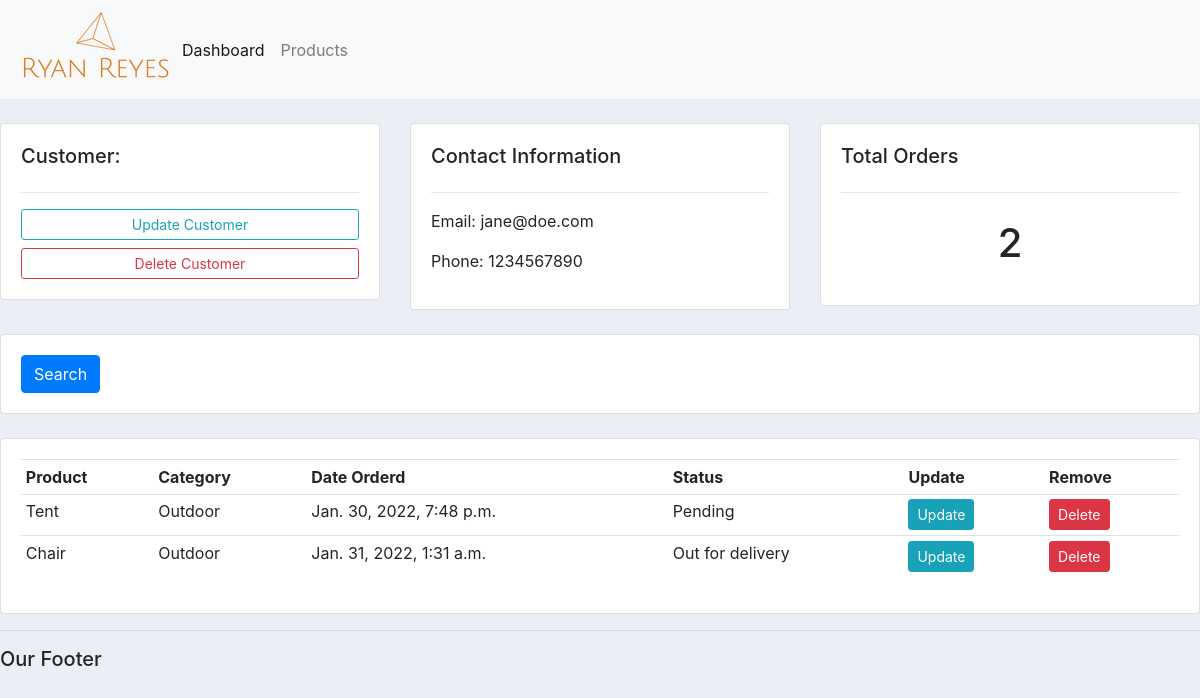
The app's page /customer/2/ with its own data.
### accounts/models.py (models this page shows, shortened)
class Customer(models.Model):
    name = models.CharField(max_length=200, null=True)
    phone = models.CharField(max_length=200, null=True)
    email = models.CharField(max_length=20, null=True)
    date_created = models.DateTimeField(auto_now_add=True, null=True)

class Order(models.Model):
    STATUS = (
        ('Pending', 'Pending'),
        ('Out for delivery', 'Out for delivery'),
        ('Delivered', 'Delivered')
    )
    customer = models.ForeignKey(
        Customer, null=True, on_delete=models.SET_NULL)
    product = models.ForeignKey(Product, null=True, on_delete=models.SET_NULL)
    date_created = models.DateTimeField(auto_now_add=True, null=True)
    status = models.CharField(max_length=200, null=True, choices=STATUS)

class Product(models.Model):
    CATEGORY = (
        ('Indoor', 'Indoor'),
        ('Outdoor', 'Outdoor')
    )
    name = models.CharField(max_length=200, null=True)
    price = models.FloatField(null=True)
    category = models.CharField(max_length=200, null=True, choices=CATEGORY)
    description = models.CharField(max_length=200, null=True)
    date_created = models.DateTimeField(auto_now_add=True, null=True)
    tag = models.ManyToManyField(Tag)
    def __str__(self):
        return self.name

### accounts/views.py (the view)
# urls.py: path('customer/<str:pk>/', views.customer, name='customer'),
def customer(request, pk):
    customer = Customer.objects.get(id=pk)
    orders = customer.order_set.all()
    order_count = orders.count()
    context = {'customer': customer, 'orders': orders,
               'order_count': order_count}
    return render(request, 'accounts/customer.html', context)

### accounts/templates/accounts/customer.html
{% extends 'accounts/main.html' %}
{% block content %}
<br>
<div class="row">
    <div class="col-md">
        <div class="card card-body">
            <h5>Customer:</h5>
            <hr>
            <a class="btn btn-outline-info  btn-sm btn-block" href="">Update Customer</a>
            <a class="btn btn-outline-danger  btn-sm btn-block" href="">Delete Customer</a>
        </div>
    </div>
    <div class="col-md">
        <div class="card card-body">
            <h5>Contact Information</h5>
            <hr>
            <p>Email: {{customer.email}} </p>
            <p>Phone: {{customer.phone}}</p>
        </div>
    </div>
    <div class="col-md">
        <div class="card card-body">
            <h5>Total Orders</h5>
            <hr>
            <h1 style="text-align: center;padding: 10px">{{order_count}}</h1>
        </div>
    </div>
</div>
<br>
<div class="row">
    <div class="col">
        <div class="card card-body">
            <form method="get">
                <button class="btn btn-primary" type="submit">Search</button>
            </form>
        </div>
    </div>
</div>
<br>
<div class="row">
    <div class="col-md">
        <div class="card card-body">
            <table class="table table-sm">
                <tr>
                    <th>Product</th>
                    <th>Category</th>
                    <th>Date Orderd</th>
                    <th>Status</th>
                    <th>Update</th>
                    <th>Remove</th>
                </tr>
                {% for i in orders %}
                <tr>
                    <td>{{i.product}}</td>
                    <td>{{i.product.category}}</td>
                    <td>{{i.date_created}}</td>
                    <td>{{i.status}}</td>
                    <td><a class="btn btn-sm btn-info" href="{% url 'update_order' i.id %}">Update</a></td>
                    <td><a class="btn btn-sm btn-danger" href="{% url 'delete_order' i.id %}">Delete</a></td>
                </tr>
                {% endfor %}
            </table>
        </div>
    </div>
</div>
{% endblock %}

### static/css/main.css (style rules this page uses)
body { background-color: #ebeff5; }

### records on screen
Customer: email "jane@doe.com", phone "1234567890"
Order: product "Tent", product.category "Outdoor", date_created "Jan. 30, 2022, 7:48 p.m.", status "Pending"
Order: product "Chair", product.category "Outdoor", date_created "Jan. 31, 2022, 1:31 a.m.", status "Out for delivery"

### other values on screen
{{ order_count }} "2"
